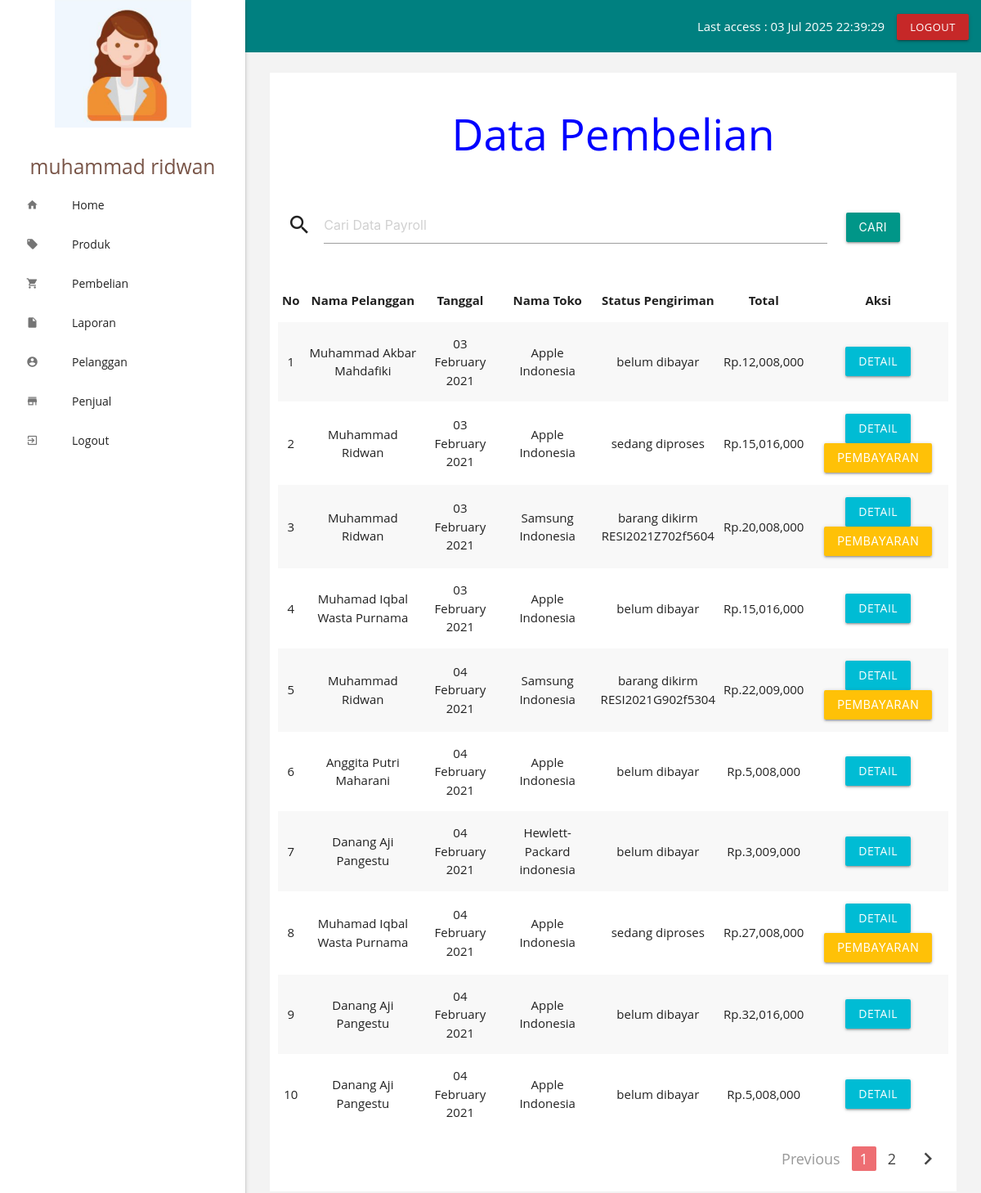
Page /admin/index.php?halaman=pembelian (signed in) on the committed database.
### tables this page shows
CREATE TABLE `pembelian` (
  `id_pembelian` int(11) NOT NULL,
  `id_pelanggan` varchar(30) NOT NULL,
  `id_toko` varchar(30) NOT NULL,
  `id_pengiriman` int(11) NOT NULL,
  `distrik_toko` varchar(50) NOT NULL,
  `tanggal_pembelian` date NOT NULL,
  `total_pembelian` int(11) NOT NULL,
  `alamat_pengiriman` text NOT NULL,
  `resi_pengiriman` varchar(50) NOT NULL,
  `totalberat` int(11) NOT NULL,
  `provinsi` varchar(255) NOT NULL,
  `distrik` varchar(255) NOT NULL,
  `tipe` varchar(255) NOT NULL,
  `kodepos` varchar(255) NOT NULL,
  `ekspedisi` varchar(255) NOT NULL,
  `paket` varchar(255) NOT NULL,
  `ongkir` int(11) NOT NULL,
  `estimasi` varchar(255) NOT NULL
);

CREATE TABLE `pelanggan` (
  `id_pelanggan` varchar(50) NOT NULL,
  `email_pelanggan` varchar(100) NOT NULL,
  `password_pelanggan` varchar(50) NOT NULL,
  `nama_pelanggan` varchar(50) NOT NULL,
  `jk_pelanggan` enum('pria','wanita','','') NOT NULL,
  `tgl_lahir` date NOT NULL,
  `alamat_pelanggan` text NOT NULL,
  `telepon_pelanggan` varchar(25) NOT NULL,
  `foto_pelanggan` varchar(100) NOT NULL,
  `status` enum('pelanggan','penjual','','') NOT NULL DEFAULT 'pelanggan'
);

CREATE TABLE `toko` (
  `id_toko` varchar(30) NOT NULL,
  `nama_toko` varchar(30) NOT NULL,
  `telepon_toko` varchar(15) NOT NULL,
  `email_toko` varchar(50) NOT NULL,
  `nama_bank` enum('bca','bni','bri','mandiri') NOT NULL,
  `rek_bank` varchar(20) NOT NULL,
  `foto_toko` varchar(100) NOT NULL,
  `deskripsi_toko` varchar(255) NOT NULL,
  `provinsi_toko` varchar(50) NOT NULL,
  `distrik_toko` varchar(50) NOT NULL,
  `alamat_toko` varchar(100) NOT NULL,
  `bergabung` date NOT NULL
);

CREATE TABLE `pengiriman` (
  `id_pengiriman` int(11) NOT NULL,
  `status_pengiriman` varchar(30) NOT NULL
);

### admin/pembelian.php (the view)
 <h2><center>Data Pembelian</center></h2>
<br>
 <div class="row">
    <form action="" method="post" autocomplete="off">
      <div class="col s10">
        <div class="input-field">
          <i class="material-icons prefix">search</i>
          <input  name="keyword"  placeholder="Cari Data Payroll" autofocus  >
        </div>
      </div>
      <div class="col s2"><br>
        <button type="submit" name="cari" class="btn teal">Cari</button>
      </div>
    </form>
  </div>
<table class="table striped centered">
	<thead>
		<tr>
			<th>No</th>
			<th>Nama Pelanggan</th>
			<th>Tanggal</th>
			<th>Nama Toko</th>
			<th>Status Pengiriman</th>
			<th>Total</th>
			<th>Aksi</th>
		</tr>
	</thead>
	<tbody>
   <?php if ((isset($_POST['keyword']))): ?>
    <?php  $page = (isset($_GET['page']))? (int) $_GET['page'] : 1;
    $limit = 10;
    $limitStart = ($page - 1) * $limit;
    $keyword= $_POST["keyword"];
    $SqlQuery=$koneksi->query("SELECT * FROM pembelian
      JOIN pelanggan ON pembelian.id_pelanggan = pelanggan.id_pelanggan
      JOIN toko ON pembelian.id_toko = toko.id_toko
      JOIN pengiriman ON pembelian.id_pengiriman = pengiriman.id_pengiriman
      WHERE nama_pelanggan LIKE '%$keyword%'
      OR nama_toko LIKE '%$keyword%'
      OR status_pengiriman  LIKE '%$keyword%'
      ORDER BY id_pembelian
      LIMIT ".$limitStart.",".$limit);
    $nomor = $limitStart + 1;
    while($row = mysqli_fetch_array($SqlQuery)){
     ?>
       <tr>
       	<td><?php echo $nomor; ?></td>
			<td><?php echo $row['nama_pelanggan'] ; ?></td>
			<td><?php echo date("d F Y",strtotime($row['tanggal_pembelian'])) ; ?></td>
			<td><?php echo $row["nama_toko"]; ?></td>
			 <td><?php echo $row['status_pengiriman']; ?><br>
      <?php if (isset($row['resi_pengiriman'])): ?>
           <?php echo $row['resi_pengiriman'] ;?>
         <?php endif ?>
      </td>
			<td>Rp.<?php echo number_format($row['total_pembelian']); ?></td>
			 <td>
        <a href="index.php?halaman=detail&id=<?php echo $row['id_pembelian']; ?>"
          class="btn cyan">detail</a>
          <?php if($row['id_pengiriman'] > 0): ?>
          <a href="index.php?halaman=pembayaran&id=<?php echo $row['id_pembelian'] ?>"> <button class="btn amber">pembayaran</button></a>
        <?php endif ?>
      </td>
		</tr>
		<?php $nomor++; ?>
		<?php } ?>
		 <?php else: ?>
		<?php
		 $page = (isset($_GET['page']))? (int) $_GET['page'] : 1;
     $limit = 10;
     $limitStart = ($page - 1) * $limit;
     $SqlQuery = mysqli_query($koneksi, "SELECT * FROM pembelian
		JOIN pelanggan ON pembelian.id_pelanggan=pelanggan.id_pelanggan
		JOIN toko ON pembelian.id_toko=toko.id_toko
    JOIN pengiriman ON pembelian.id_pengiriman = pengiriman.id_pengiriman
    ORDER BY id_pembelian
      LIMIT ".$limitStart.",".$limit);
     $nomor = $limitStart + 1;
     while($row = mysqli_fetch_array($SqlQuery)){
		 ?>
		<tr>
			<td><?php echo $nomor; ?></td>
			<td><?php echo $row['nama_pelanggan'] ; ?></td>
			<td><?php echo date("d F Y",strtotime($row['tanggal_pembelian'])) ; ?></td>
			<td><?php echo $row["nama_toko"]; ?></td>
			<td><?php echo $row['status_pengiriman']; ?><br>
      <?php if (isset($row['resi_pengiriman'])): ?>
           <?php echo $row['resi_pengiriman'] ;?>
         <?php endif ?>
      </td>
			<td>Rp.<?php echo number_format($row['total_pembelian']); ?></td>
			<td>
				<a href="index.php?halaman=detail&id=<?php echo $row['id_pembelian']; ?>"
					class="btn cyan">detail</a>
					<?php if($row['id_pengiriman'] > 0): ?>
					<a href="index.php?halaman=pembayaran&id=<?php echo $row['id_pembelian'] ?>"> <button class="btn amber">pembayaran</button></a>
				<?php endif ?>
			</td>
		</tr>
		<?php $nomor++; ?>
		<?php } ?>
	<?php endif ?>
	</tbody>
</table>
<div align="right">
  <ul class="pagination">
    <?php
    if($page == 1){
      ?>
      <li class="disabled"><a href="#">Previous</a></li>
      <?php
    } else{
      $LinkPrev = ($page > 1)? $page - 1 : 1;
      ?>
      <li class="active"><a href="index.php?halaman=pembelian&page=<?php echo $LinkPrev ; ?>"><i class="material-icons">chevron_left</i></a></li>
    <?php }  ?>
    <?php
    $SqlQuery = mysqli_query($koneksi, "SELECT * FROM pembelian
		JOIN pelanggan ON pembelian.id_pelanggan=pelanggan.id_pelanggan
		JOIN toko ON pembelian.id_toko=toko.id_toko");
    $JumlahData = mysqli_num_rows($SqlQuery);
    $jumlahPage = ceil($JumlahData / $limit);
    $jumlahNumber = 1;
    $startNumber = ($page > $jumlahNumber)? $page - $jumlahNumber : 1;
    $endNumber = ($page < ($jumlahPage - $jumlahNumber))? $page + $jumlahNumber : $jumlahPage;
    for($i = $startNumber; $i <= $endNumber; $i++){
      $linkActive = ($page == $i)? '<li class="active">' : '';
      ?>
      <li  class="waves-effect"><?php echo $linkActive; ?><a href="index.php?halaman=pembelian&page=<?php echo $i; ?>"><?php echo $i; ?></a></li>
      <?php
    }
    ?>
    <?php
    if($page == $jumlahPage){
      ?>
      <li class="active"><a href="#"><i class="material-icons">chevron_right</i></a></li>
      <?php
    }
    else{
      $linkNext = ($page < $jumlahPage)? $page + 1 : $jumlahPage;
      ?>
      <li><a href="index.php?halaman=pembelian&page=<?php echo $linkNext; ?>"><i class="material-icons">chevron_right</i></a></li>
      <?php
    }
    ?>
  </ul>
</div>
</div>

### assets/css/adminstyle.css (style rules this page uses)
body { font-family: "Open Sans", sans-serif; }
h2 { color: #00f; }

### rows in the picture
pembelian: id_pelanggan.nama_pelanggan "Muhammad Akbar Mahdafiki", tanggal_pembelian "03 February 2021", id_toko.nama_toko "Apple Indonesia", id_pengiriman.status_pengiriman "belum dibayar", total_pembelian "12,008,000"
pembelian: id_pelanggan.nama_pelanggan "Muhammad Ridwan", tanggal_pembelian "03 February 2021", id_toko.nama_toko "Apple Indonesia", id_pengiriman.status_pengiriman "sedang diproses", total_pembelian "15,016,000"
pembelian: id_pelanggan.nama_pelanggan "Muhammad Ridwan", tanggal_pembelian "03 February 2021", id_toko.nama_toko "Samsung Indonesia", id_pengiriman.status_pengiriman "barang dikirm", resi_pengiriman "RESI2021Z702f5604", total_pembelian "20,008,000"
pembelian: id_pelanggan.nama_pelanggan "Muhamad Iqbal Wasta Purnama", tanggal_pembelian "03 February 2021", id_toko.nama_toko "Apple Indonesia", id_pengiriman.status_pengiriman "belum dibayar", total_pembelian "15,016,000"
pembelian: id_pelanggan.nama_pelanggan "Muhammad Ridwan", tanggal_pembelian "04 February 2021", id_toko.nama_toko "Samsung Indonesia", id_pengiriman.status_pengiriman "barang dikirm", resi_pengiriman "RESI2021G902f5304", total_pembelian "22,009,000"
pembelian: id_pelanggan.nama_pelanggan "Anggita Putri Maharani", tanggal_pembelian "04 February 2021", id_toko.nama_toko "Apple Indonesia", id_pengiriman.status_pengiriman "belum dibayar", total_pembelian "5,008,000"
pembelian: id_pelanggan.nama_pelanggan "Danang Aji Pangestu", tanggal_pembelian "04 February 2021", id_toko.nama_toko "Hewlett-Packard indonesia", id_pengiriman.status_pengiriman "belum dibayar", total_pembelian "3,009,000"
pembelian: id_pelanggan.nama_pelanggan "Muhamad Iqbal Wasta Purnama", tanggal_pembelian "04 February 2021", id_toko.nama_toko "Apple Indonesia", id_pengiriman.status_pengiriman "sedang diproses", total_pembelian "27,008,000"
pembelian: id_pelanggan.nama_pelanggan "Danang Aji Pangestu", tanggal_pembelian "04 February 2021", id_toko.nama_toko "Apple Indonesia", id_pengiriman.status_pengiriman "belum dibayar", total_pembelian "32,016,000"
pembelian: id_pelanggan.nama_pelanggan "Danang Aji Pangestu", tanggal_pembelian "04 February 2021", id_toko.nama_toko "Apple Indonesia", id_pengiriman.status_pengiriman "belum dibayar", total_pembelian "5,008,000"

### other values in the picture
$_SESSION['admin']['nama_lengkap'] "muhammad ridwan"
